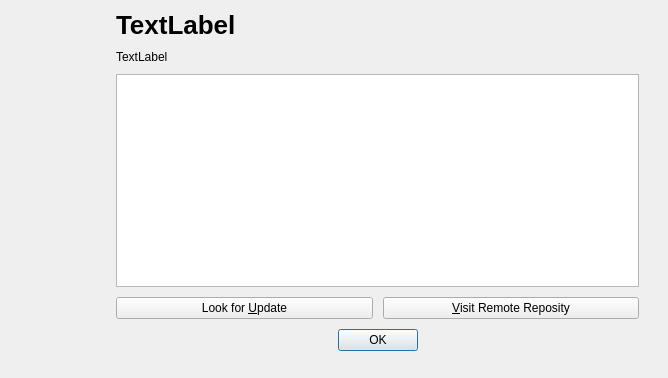
<?xml version="1.0" encoding="UTF-8"?>
<ui version="4.0">
 <class>AboutApp</class>
 <widget class="QDialog" name="AboutApp">
  <property name="windowModality">
   <enum>Qt::WindowModality::WindowModal</enum>
  </property>
  <property name="geometry">
   <rect>
    <x>0</x>
    <y>0</y>
    <width>668</width>
    <height>378</height>
   </rect>
  </property>
  <property name="sizePolicy">
   <sizepolicy hsizetype="Fixed" vsizetype="Fixed">
    <horstretch>0</horstretch>
    <verstretch>0</verstretch>
   </sizepolicy>
  </property>
  <property name="minimumSize">
   <size>
    <width>0</width>
    <height>0</height>
   </size>
  </property>
  <property name="windowTitle">
   <string>About QuickShell</string>
  </property>
  <property name="modal">
   <bool>false</bool>
  </property>
  <widget class="QWidget" name="verticalLayoutWidget">
   <property name="geometry">
    <rect>
     <x>0</x>
     <y>0</y>
     <width>649</width>
     <height>361</height>
    </rect>
   </property>
   <layout class="QVBoxLayout" name="verticalLayout">
    <property name="spacing">
     <number>10</number>
    </property>
    <property name="leftMargin">
     <number>10</number>
    </property>
    <property name="topMargin">
     <number>10</number>
    </property>
    <property name="rightMargin">
     <number>10</number>
    </property>
    <property name="bottomMargin">
     <number>10</number>
    </property>
    <item>
     <layout class="QHBoxLayout" name="horizontalLayout" stretch="0,1">
      <item>
       <layout class="QVBoxLayout" name="verticalLayout_4">
        <item>
         <widget class="QLabel" name="label_Icon">
          <property name="minimumSize">
           <size>
            <width>96</width>
            <height>96</height>
           </size>
          </property>
          <property name="styleSheet">
           <string notr="true">border-image: url(&quot;:/images/logo.png&quot;)</string>
          </property>
          <property name="text">
           <string/>
          </property>
          <property name="scaledContents">
           <bool>false</bool>
          </property>
         </widget>
        </item>
        <item>
         <spacer name="verticalSpacer">
          <property name="orientation">
           <enum>Qt::Orientation::Vertical</enum>
          </property>
          <property name="sizeHint" stdset="0">
           <size>
            <width>20</width>
            <height>40</height>
           </size>
          </property>
         </spacer>
        </item>
       </layout>
      </item>
      <item>
       <layout class="QVBoxLayout" name="verticalLayout_2">
        <item>
         <widget class="QLabel" name="label_appName">
          <property name="styleSheet">
           <string notr="true">font-size:26px; font-weight:bold</string>
          </property>
          <property name="text">
           <string>TextLabel</string>
          </property>
         </widget>
        </item>
        <item>
         <widget class="QLabel" name="label_appVersion">
          <property name="text">
           <string>TextLabel</string>
          </property>
         </widget>
        </item>
        <item>
         <widget class="QTextBrowser" name="textBrowser">
          <property name="openExternalLinks">
           <bool>true</bool>
          </property>
          <property name="openLinks">
           <bool>false</bool>
          </property>
         </widget>
        </item>
        <item>
         <layout class="QHBoxLayout" name="horizontalLayout_2">
          <item>
           <widget class="QPushButton" name="pushButton_LookForUpdate">
            <property name="cursor">
             <cursorShape>ArrowCursor</cursorShape>
            </property>
            <property name="text">
             <string>Look for &amp;Update</string>
            </property>
            <property name="icon">
             <iconset theme="QIcon::ThemeIcon::SoftwareUpdateAvailable"/>
            </property>
           </widget>
          </item>
          <item>
           <widget class="QPushButton" name="pushButton_VisitRepo">
            <property name="text">
             <string>&amp;Visit Remote Reposity</string>
            </property>
            <property name="icon">
             <iconset theme="QIcon::ThemeIcon::GoHome"/>
            </property>
           </widget>
          </item>
         </layout>
        </item>
        <item>
         <widget class="QDialogButtonBox" name="buttonBox">
          <property name="orientation">
           <enum>Qt::Orientation::Horizontal</enum>
          </property>
          <property name="standardButtons">
           <set>QDialogButtonBox::StandardButton::Ok</set>
          </property>
          <property name="centerButtons">
           <bool>true</bool>
          </property>
         </widget>
        </item>
       </layout>
      </item>
     </layout>
    </item>
   </layout>
  </widget>
 </widget>
 <resources/>
 <connections>
  <connection>
   <sender>buttonBox</sender>
   <signal>accepted()</signal>
   <receiver>AboutApp</receiver>
   <slot>accept()</slot>
   <hints>
    <hint type="sourcelabel">
     <x>248</x>
     <y>254</y>
    </hint>
    <hint type="destinationlabel">
     <x>157</x>
     <y>274</y>
    </hint>
   </hints>
  </connection>
  <connection>
   <sender>buttonBox</sender>
   <signal>rejected()</signal>
   <receiver>AboutApp</receiver>
   <slot>reject()</slot>
   <hints>
    <hint type="sourcelabel">
     <x>316</x>
     <y>260</y>
    </hint>
    <hint type="destinationlabel">
     <x>286</x>
     <y>274</y>
    </hint>
   </hints>
  </connection>
 </connections>
</ui>
